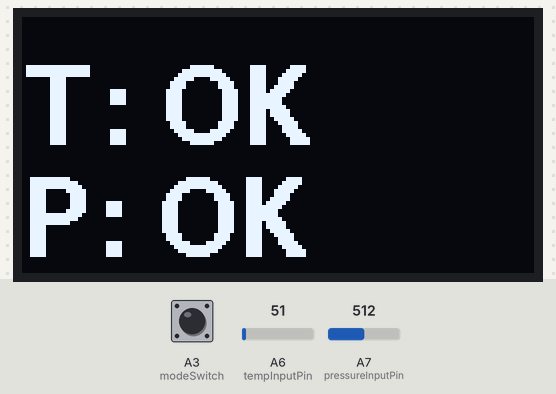
Simulated run of this sketch. Board: Arduino Nano, built with avr-gcc and run on an emulated ATmega328P. On the bench: 128×64 one-colour display. The inputs (shaded band) are chosen by the test bench; at power-on: A6 (tempInputPin) = 51, A7 (pressureInputPin) = 512, A3 (modeSwitch) HIGH.

Above: at 1.6 s.
1.7 s: A6 (tempInputPin) set to 44
At 1.94 s:
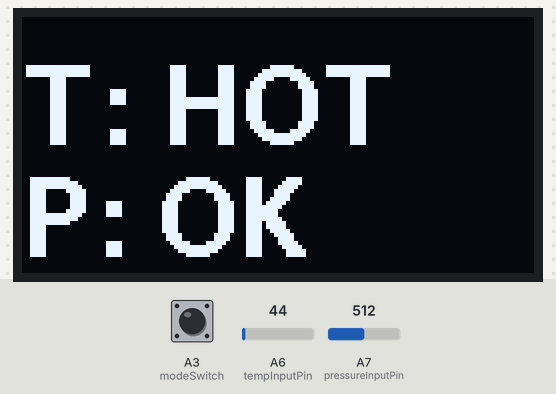
3.9 s: A7 (pressureInputPin) set to 404
5.4 s: A7 (pressureInputPin) set to 374
At 5.74 s:
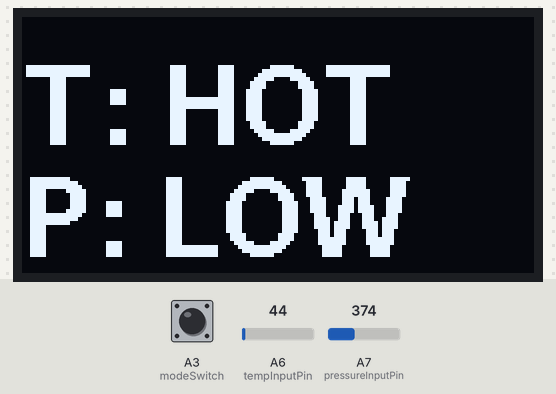
7.3 s: A6 (tempInputPin) set to 61
At 9.0 s:
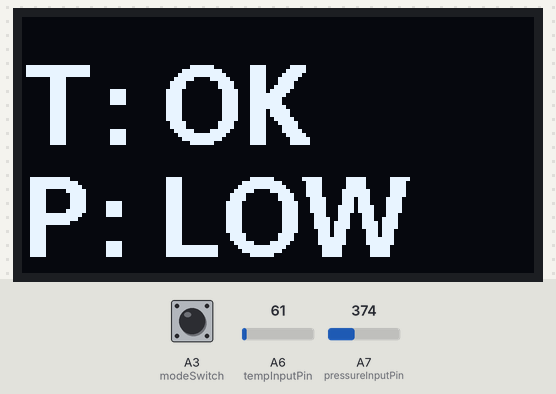
10.3 s: A3 (modeSwitch) pulled LOW for 3.2 s
At 13.8 s:
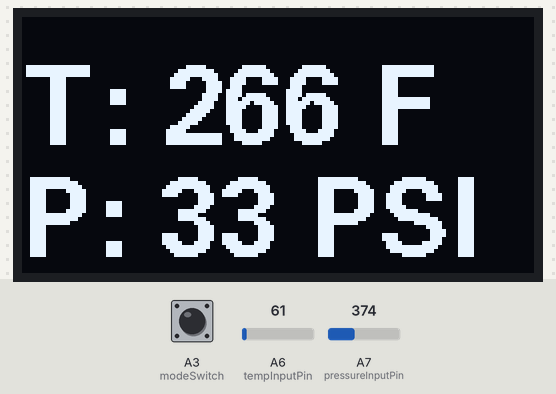
15.0 s: A6 (tempInputPin) set to 30
At 15.43 s:
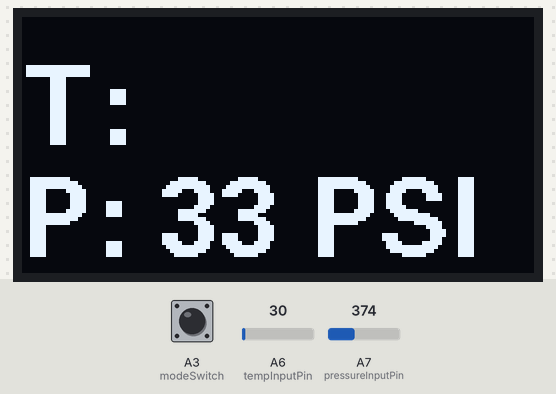

The sketch:

oiltemp.ino
```cpp
#include <Arduino.h>
#include <U8g2lib.h>
#include <SPI.h>
#include <Wire.h>

// Declare pins
const int tempInputPin = A6;
const int pressureInputPin = A7;
const int tempPowerOut = A4;
const int pressurePowerOut = A5;
const int modeSwitch = A3;
const int res = A2;
const int DC = A1;
const int CS = A0;

//============================================================================
// Constants - configure for your vehicle and sensors
//============================================================================
const bool demoMode = false; // Set true to sweep values

const long tempPullUpOhms = 1000;
const long maxAnalogVal = 1024; // Highest possible value from analog input

// Temp sensor config, map temp in C to expected ohms, from datasheet
const int arrSize = 12;
const int temps[12] = {40, 50, 60, 70, 80, 90, 100, 110, 120, 130, 140, 150}; // In deg C
const int thresholds[12] = {925, 630, 438, 315, 224, 163, 120, 90, 80, 70, 50, 40}; // In ohms

// Pressure sensor config, from datasheet
const int pressureBaseVal = 102; // Analog value at 0 PSI (0.5 V)
const int pressureMaxVal = 922; // Analog value at max pressure (4.5 V)
const int pressureMaxPsi = 100; // Pressure in PSI at pressureMaxVal

// Display config
const int reportIntervalMillis = 1000; // How often the screen should update under nominal conditions
const int standbyMillis = 10000; // Go blank after this time unless alert
const int clickDebounceMillis = 500;

// Temp alert preferences
const int tempColdF = 104; // "Cold" shown below this temp
const int tempCoolF = 150; // "Cool" shown below this temp
const int tempHighAlertF = 280; // "HOT" flashes above this temp

// Pressure alert preferences
const int pressureLowAlertPsi = 15; // "ALERT" flashes below this value
const int pressureLowPsi = 35; // "LOW" shown below this value
const int pressureHighPsi = 85; // "HIGH" shown above this value

//============================================================================
// End Constants
//============================================================================

// Mode variables
enum Mode {STANDBY, UNITF, IDIOT, RAW};
int mode = STANDBY; // initial mode
long lastClickTimeMillis = 0;
long lastReportTimeMillis = 0;
bool alerting = false;

// Sample data buffers
int tempSamples[10] = {0, 0, 0, 0, 0, 0, 0, 0, 0, 0};
int currTempSampleIndex = 0;

// Configure display for 4 wire SPI
U8G2_SH1106_128X64_NONAME_F_4W_HW_SPI u8g2(U8G2_R0, /* cs=*/ CS, /* dc=*/ DC, /* reset=*/ res);

void setup() {
  pinMode(tempPowerOut, OUTPUT);
  pinMode(pressurePowerOut, OUTPUT);
  pinMode(modeSwitch, INPUT_PULLUP);

  Serial.begin(9600);
  u8g2.begin();

  // Fill buffers with initial data
  initTempSample();
}

void loop() {
  processClick();
  processData();
}

void processData() {
  // Get data for display
  float tempF = getTempF();
  float pressurePsi = getPressurePsi();

  // Update display if in alert mode or if reporting interval has lapsed
  alerting = isAlert(tempF, pressurePsi);
  if (!alerting && (millis() - lastReportTimeMillis < reportIntervalMillis)) {
    return; // Don't report
  } else {
    lastReportTimeMillis = millis();
  }

  // Write to screen
  switch (mode) {
    case STANDBY:
      drawStandbyMode(tempF, pressurePsi);
      break;
    case UNITF:
      drawUnitText(tempF, pressurePsi);
      break;
    case IDIOT:
      drawIdiotText(tempF, pressurePsi);
      break;
    case RAW:
      drawRawText();
      break;
  }
}

/** Return temp for display */
float getTempF() {
  if (demoMode) {
    return ((millis()/1000) % 10 + 1) * 30; // Demo loop 10 to 300
  } else {
    int tempValue = getSpotAverageTempValue();
    float resistance = getOhmicValue(tempValue);
    int tempC = getTempC(resistance);
    float tempF = cToF(tempC);
    return tempF;
  }
}

/** Return pressure for display */
float getPressurePsi() {
  if (demoMode) {
    return ((millis()/1000) % 10 + 1) * 10; // Demo loop 10 to 100
  } else {
    float pressureValue = getSpotAveragePressureValue();
    float pressurePsi = pressureValueToPsi(pressureValue);
    return pressurePsi;
  }
}

/** Prevents noisy reporting on threshold border */
int getMovingAverageTempValue() {
  sampleTemp();
  int sum = 0;
  for (int i = 0; i < 10; i++) {
    sum += tempSamples[i];
  }
  return sum / 10;
}

/** Update one value of temp sample buffer with most recent spot average */
void sampleTemp() {
  int tempValue = getSpotAverageTempValue();
  tempSamples[currTempSampleIndex] = tempValue;
  currTempSampleIndex = (currTempSampleIndex + 1) % 10;
}

/** Fill temp sample buffer */
void initTempSample() {
  sampleTemp();
  while (currTempSampleIndex != 0) {
    sampleTemp();
  }
}

/** Returns average pressure (out of 1024) over 50 ms */
int getSpotAveragePressureValue() {
  digitalWrite(pressurePowerOut, 1);
  delay(5);
  long sum = 0;
  for (int i = 0; i < 10; i++) {
    sum += analogRead(pressureInputPin);
  }
  digitalWrite(pressurePowerOut, 0);
  return sum / 10;
}

void clearScreen() {
  u8g2.firstPage();
  do {} while ( u8g2.nextPage() );
}

/* Blank screen after standby period unless in alert mode */
void drawStandbyMode(int temp, int pressure) {
  if (millis() < standbyMillis || alerting) {
    drawIdiotText(temp, pressure);
  } else {
    clearScreen();
  }
}

void drawUnitText(int tempF, int pressurePsi) {
  u8g2.firstPage();
  do {
    u8g2.setFont(u8g2_font_fub20_tr);

    // Print temp
    u8g2.setCursor(0, 32);
    u8g2.print("T: ");
    if (tempF < cToF(temps[0])) {
       u8g2.print("COLD"); // Show COLD below minimum value
    } else if (tempF < tempHighAlertF || (millis() / 100) % 2 == 0) { // Flash alert if not nominal
      char str[32];
      snprintf(str, 32, "%d F", (int)tempF);
      u8g2.print(str);
    }

    // Print pressure
    u8g2.setCursor(0, 60);
    u8g2.print("P: ");

    if (pressurePsi > pressureLowAlertPsi || (millis() / 100) % 2 == 0) { // Flash alert if not nominal
        u8g2.print(pressurePsi);
        u8g2.print(" PSI");
    }

  } while ( u8g2.nextPage() );
}

void drawIdiotText(int tempF, int pressurePsi) {
  u8g2.firstPage();
  do {
    u8g2.setFont(u8g2_font_fub20_tr);

    // Print temp
    u8g2.setCursor(0, 32);
    u8g2.print("T: ");
    if (tempF < tempColdF) {
      u8g2.print("COLD");
    } else if (tempF < tempCoolF) {
      u8g2.print("COOL");
    } else if (tempF >= tempHighAlertF) {
      // Flash alert
      if ((millis() / 100) % 2 == 0) {
        u8g2.print("HOT");
      }
    } else {
      u8g2.print("OK");
    }

  // Print pressure
    u8g2.setCursor(0, 60);
    u8g2.print("P: ");
    if (pressurePsi < pressureLowAlertPsi) {
      // Flash alert
      if ((millis() / 100) % 2 == 0) {
        u8g2.print("ALERT");
      }
    } else if (pressurePsi < pressureLowPsi) {
      u8g2.print("LOW");
    } else if (pressurePsi > pressureHighPsi) {
      u8g2.print("HIGH");
    } else {
      u8g2.print("OK");
    }
  } while ( u8g2.nextPage() );
}

void drawRawText() {
  u8g2.firstPage();
  do {
    u8g2.setFont(u8g2_font_fub20_tr);

    // Print temp
    u8g2.setCursor(0, 32);
    u8g2.print("T: ");
    u8g2.print(getSpotAverageTempValue());

    // Print pressure
    u8g2.setCursor(0, 60);
    u8g2.print("P: ");
    u8g2.print(getSpotAveragePressureValue());

  } while ( u8g2.nextPage() );
}

/** Returns average temp value (out of 1024) over 50 ms */
int getSpotAverageTempValue() {
  digitalWrite(tempPowerOut, 1);
  delay(5);
  long sum = 0;
  for (int i = 0; i < 10; i++) {
    sum += analogRead(tempInputPin);
  }
  digitalWrite(tempPowerOut, 0);
  return sum / 10;
}

/** Convert analog value (out of 1024) to ohms */
float getOhmicValue(long digitalValue) {
  long numerator = tempPullUpOhms * digitalValue;
  long denominator = maxAnalogVal - digitalValue;
  return ((float)numerator)/((float)denominator);
}

/** Convert ohms to temp in C using lookup table */
int getTempC(float ohms) {
  if (ohms > thresholds[0]) {
    return 0;
  }
  for (int i = 1; i < arrSize; i++) {
    if (ohms > thresholds[i]) {
      return temps[i - 1];
    }
  }

  return temps[arrSize - 1]; // Max temp
}

/** Convert analog pressure value (out of 1024) to PSI */
float pressureValueToPsi(int pressureValue) {
  int range = pressureMaxVal - pressureBaseVal;
  int adjustedValue = pressureValue - pressureBaseVal;
  float psi = (((float) adjustedValue) / ((float) range)) * pressureMaxPsi;
  return psi;
}

float cToF(float tempC) {
  return ((tempC * 9.0) / 5.0) + 32.0;
}

void processClick() {
  bool clicked = !digitalRead(modeSwitch);
  if (clicked) {
    long currTime = millis();
    if (currTime - lastClickTimeMillis > clickDebounceMillis) {
      lastClickTimeMillis = currTime;
      switchMode();
    }
  }
}

/** Cycles to next mode */
void switchMode() {
  mode = (mode + 1) % 3;
  lastReportTimeMillis = 0; // Report immediately
}

/** Returns true if temp exceeds alert threshold or pressure falls below alert threshold */
bool isAlert(int tempF, int pressurePsi) {
  return tempF > tempHighAlertF || pressurePsi < pressureLowAlertPsi;
}
```

Measured:
- the behaviour switches between 49 and 48 on A6 (tempInputPin) (found by bisection; images 0 and 1)
- the behaviour switches between 389 and 388 on A7 (pressureInputPin) (found by bisection; images 1 and 2)
- after the input at 1.7 s, the display: first changes after 0.05 s (image 1 shows a later state)
- after the input at 5.4 s, the display: first differs from a run without the input after 0.13 s (image 2)
- after the input at 7.3 s, the display: changes after 1.0 s (image 3)
- after the input at 10.3 s, the display: first differs from a run without the input after 0.09 s (image 4)
- after the input at 15.0 s, the display: first changes after 0.08 s (image 5 shows a later state)
